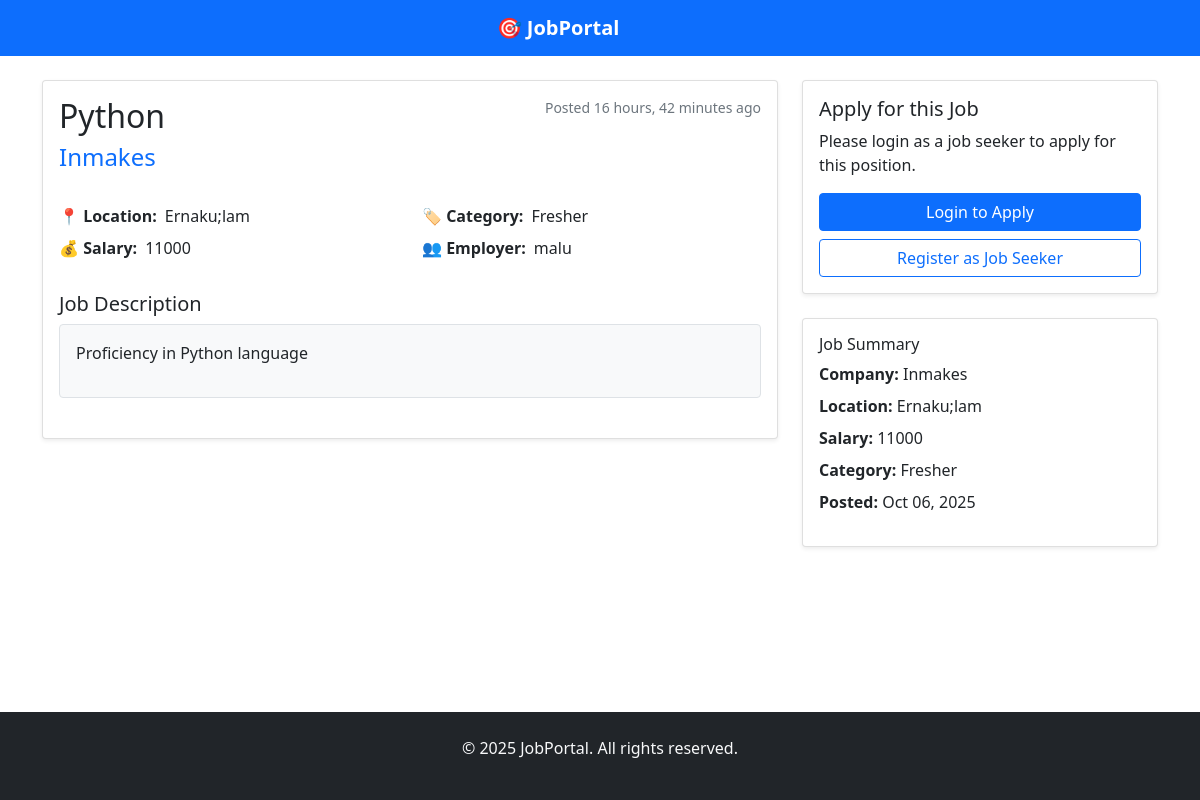
The app's page /jobs/2/ with its own data.
### Portal/models.py (models this page shows, shortened)
class Job(models.Model):
    employer = models.ForeignKey(
        User,
        on_delete=models.CASCADE,
        related_name="jobs",
        limit_choices_to={"role": "employer"},
    )
    title = models.CharField(max_length=120)
    description = models.TextField()
    salary = models.CharField(max_length=50, blank=True)
    location = models.CharField(max_length=120)
    category = models.CharField(max_length=120)
    company = models.CharField(max_length=120)
    created_at = models.DateTimeField(auto_now_add=True)
    class Meta:
        ordering = ["-created_at"]

class User(AbstractUser):
    ROLE_CHOICES = (
        ("seeker", "Job Seeker"),
        ("employer", "Employer"),
    )
    role = models.CharField(max_length=10, choices=ROLE_CHOICES)

### Portal/views.py (the view)
# urls.py: path("jobs/<int:job_id>/", views.job_detail, name="job_detail"),
def job_detail(request, job_id):
    job = get_object_or_404(Job, id=job_id)
    has_applied = False
    if request.user.is_authenticated and request.user.is_seeker():
        has_applied = Application.objects.filter(job=job, seeker=request.user).exists()
    return render(
        request, "seeker/job_detail.html", {"job": job, "has_applied": has_applied}
    )

### templates/seeker/job_detail.html (shortened to what this page needs)
{% extends 'base.html' %}
{% block content %}
<div class="row">
    <div class="col-md-8">
        <div class="card">
            <div class="card-body">
                <div class="d-flex justify-content-between align-items-start mb-4">
                    <div>
                        <h2 class="card-title">{{ job.title }}</h2>
                        <h4 class="text-primary">{{ job.company }}</h4>
                    </div>
                    <div class="text-end">
                        <small class="text-muted d-block">Posted {{ job.created_at|timesince }} ago</small>
                    </div>
                </div>
                <div class="row mb-4">
                    <div class="col-md-6">
                        <div class="d-flex align-items-center mb-2">
                            <span class="fw-bold me-2">📍 Location:</span>
                            <span>{{ job.location }}</span>
                        </div>
                        <div class="d-flex align-items-center mb-2">
                            <span class="fw-bold me-2">💰 Salary:</span>
                            <span>{{ job.salary }}</span>
                        </div>
                    </div>
                    <div class="col-md-6">
                        <div class="d-flex align-items-center mb-2">
                            <span class="fw-bold me-2">🏷️ Category:</span>
                            <span>{{ job.category }}</span>
                        </div>
                        <div class="d-flex align-items-center mb-2">
                            <span class="fw-bold me-2">👥 Employer:</span>
                            <span>{{ job.employer.username }}</span>
                        </div>
                    </div>
                </div>
                <div class="mb-4">
                    <h5>Job Description</h5>
                    <div class="border rounded p-3 bg-light">
                        {{ job.description|linebreaks }}
                    </div>
                </div>
            </div>
        </div>
    </div>
    <div class="col-md-4">
        <div class="card">
            <div class="card-body">
                <h5 class="card-title">Apply for this Job</h5>
                {% if user.is_authenticated %}
                    {% if user.is_seeker %}
                        {% if has_applied %}
                            <div class="alert alert-warning">
                                <p>You have already applied for this position.</p>
                            </div>
                            <a href="{% url 'dashboard' %}" class="btn btn-outline-primary w-100">View My Applications</a>
                        {% else %}
                            <p>Ready to apply for this position?</p>
                            <a href="{% url 'apply_job' job.id %}" class="btn btn-success w-100">Apply Now</a>
                        {% endif %}
                    {% else %}
                        <div class="alert alert-info">
                            <p>Employers cannot apply for jobs. Switch to a job seeker account to apply.</p>
                        </div>
                    {% endif %}
                {% else %}
                    <p>Please login as a job seeker to apply for this position.</p>
                    <a href="{% url 'login' %}?next={% url 'apply_job' job.id %}" class="btn btn-primary w-100 mb-2">Login to Apply</a>
                    <a href="{% url 'register' %}?role=seeker" class="btn btn-outline-primary w-100">Register as Job Seeker</a>
                {% endif %}
            </div>
        </div>
        <div class="card mt-4">
            <div class="card-body">
                <h6>Job Summary</h6>
                <ul class="list-unstyled">
                    <li class="mb-2"><strong>Company:</strong> {{ job.company }}</li>
                    <li class="mb-2"><strong>Location:</strong> {{ job.location }}</li>
                    <li class="mb-2"><strong>Salary:</strong> {{ job.salary }}</li>
                    <li class="mb-2"><strong>Category:</strong> {{ job.category }}</li>
                    <li class="mb-2"><strong>Posted:</strong> {{ job.created_at|date:"M d, Y" }}</li>
                </ul>
            </div>
        </div>
    </div>
</div>
{% endblock %}

### templates/base.html (style rules this page uses)
.card { box-shadow: 0 0.125rem 0.25rem rgba(0, 0, 0, 0.075); border: 1px solid rgba(0, 0, 0, 0.125); }
body { display: flex; flex-direction: column; min-height: 100vh; }

### records on screen
Job: title "Python", company "Inmakes", created_at "16 hours, 42 minutes", location "Ernaku;lam", salary "11000", category "Fresher", employer.username "malu", description "Proficiency in Python language", created_at "Oct 06, 2025"
